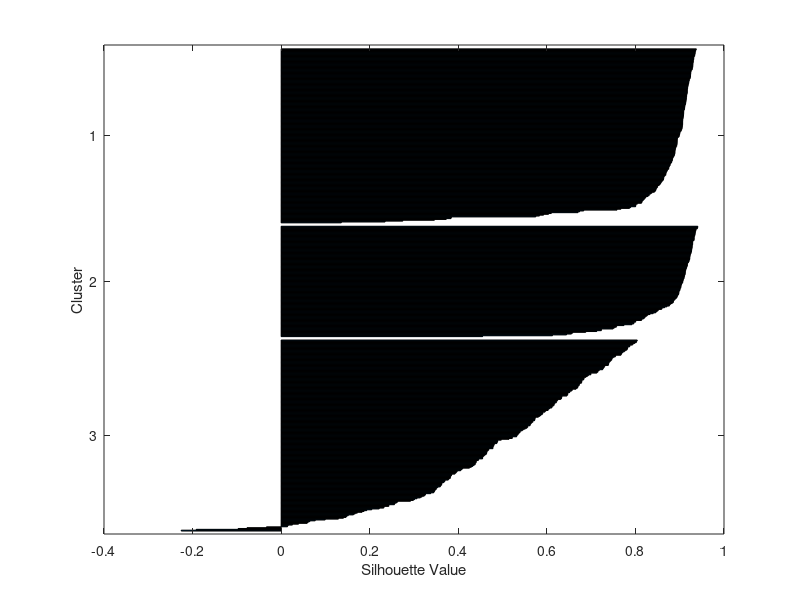
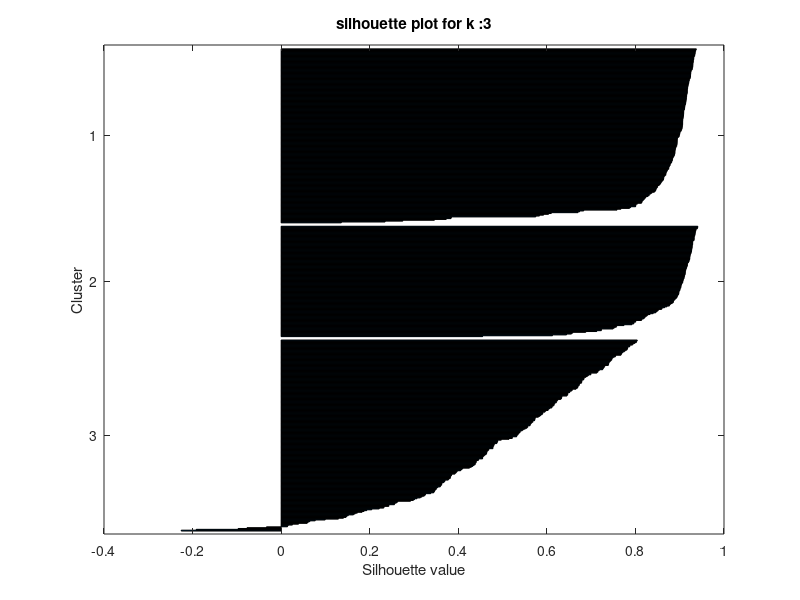
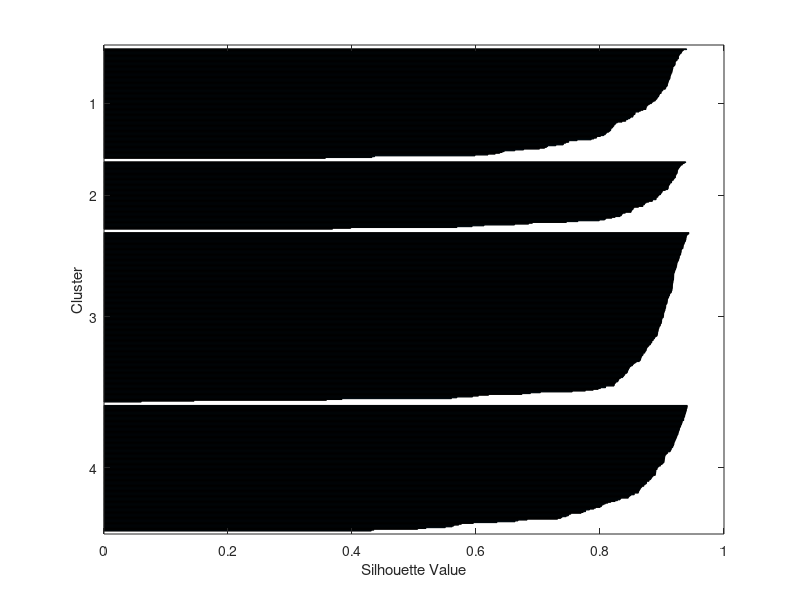
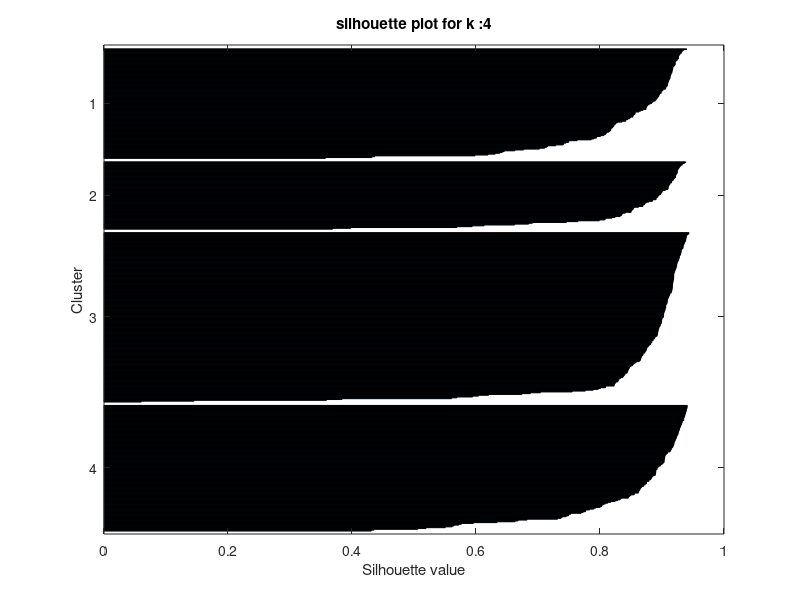

Reproduce these figures in MATLAB, in order.
%loading kmeans
load kmeansdata;

%assing data to a variable 
new_data = X;
%defining k values

k_values = [3,4,5];

%part 2 begins
%%%%%%%%%%%%%%%%%%%%%%%%%%%%%%%%%%%%%%%%%%%%%%%%%%%%%

% %for evaluating matrices
% evl_mtrcs = zeros(length(k_values),1);
% 
% for i =1:length(k_values)
%     %k means clustering for every k value
%     k2 = k_values(i);
%     [indx,c] = kmeans(new_data,k2);
%     %evaluating the clutering perfomance
%     evl_mtrcs(i) = sum(sum(new_data-c(indx,:)));
%     %visualizing 
%     %************************
% 
    % % figure;
    % % gscatter(new_data(:,1),new_data(:,2),indx);
    % % hold on;
    % % %ploting centroids
    % % scatter(c(:,1),c(:,2),100,'k','filled');
    % % title("cluster results");
    % % legend('cluser1','cluster2','cluster3');
    % % hold off;
    % % ***************************
%     if size(new_data,2)<= 3
%         figure;
% 
%         scatter3(new_data(:,1),new_data(:,2),new_data(:,3),[],indx,'filled');
%         title(["k means clustering with k = ",num2str(k2)]);
%          xlabel('Feature 1');
%         ylabel('Feature 2');
%         zlabel('Feature 3');
%         drawnow;
% 
%     end
% 
% end
% 
% [optimal_value, indx_optimal] = min(evl_mtrcs);
% optimal_k = k_values(indx_optimal);
% fprintf('Optimal number of clusters: K = %d\n', optimal_k);
% part 2 end
%%%%%%%%%%%%%%%%%%%%%%%%%%%%%%%%%%%%%%%%%%%%%%%%%%%%%

%part 3

%initializing variables for mean silhouette score
mean_sil_score = zeros(length(k_values),1);

for i =1:length(k_values)
    %k means clustring for every k value
    k2 = k_values(i);
    [indx,centroids] = kmeans(new_data,k2);

    %calculating sihoutte values
    silht_values = silhouette(new_data,indx);
    %calculating 
    mean_sil_score(i) = mean(silht_values);
    %ploting silht values for each cluster 
   % if size(new_data,2)<=1
        %set(0, 'DefaultFigureVisible', 'on');
        figure;
        
        silhouette(new_data,indx);
        
        title (["silhouette plot for k :",num2str(k2)]);
        xlabel('Silhouette value');
        ylabel('Cluster');
        
    %end
end
